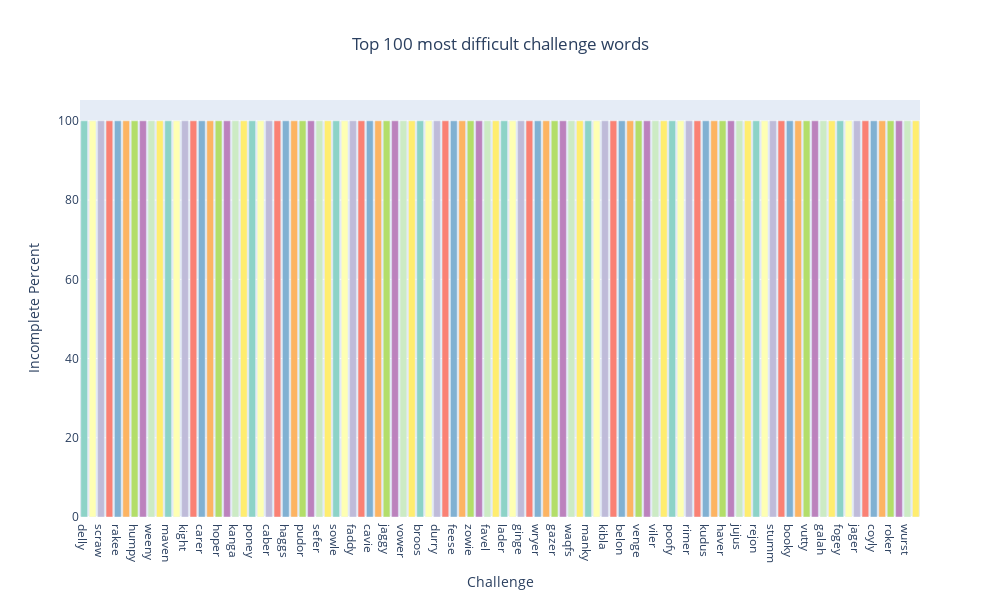

The notebook cell saved with this chart:
### Code cell
plot_most_difficult_words(dataf=incomplete_games_stats)
